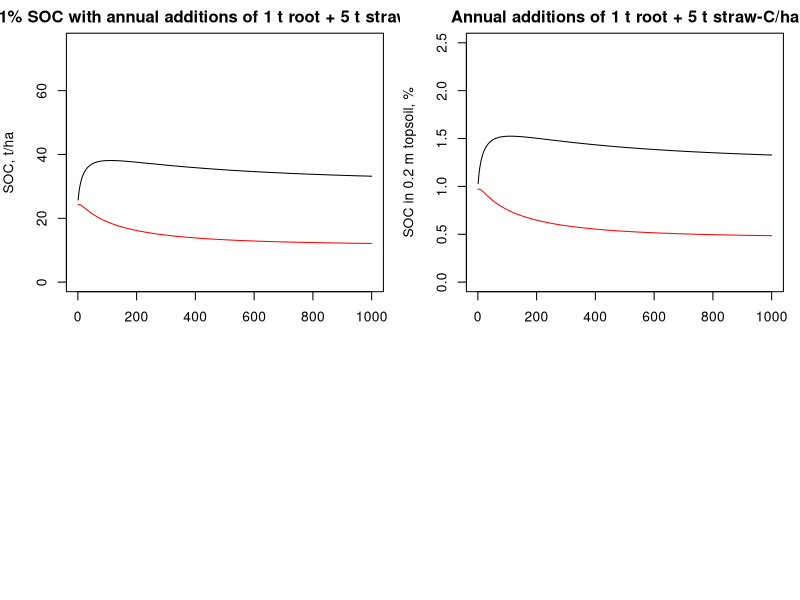
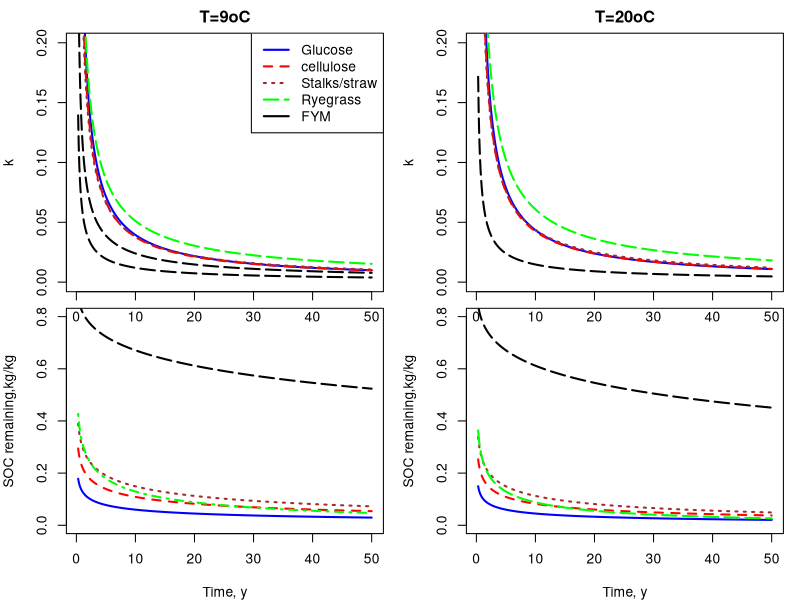

Recreate these plots in R, in order.
#Implementation of MINIPb, the Yang & Janssen model for SOC breakdown
#Sources:
#Yang, H. S. and B. H. Janssen (2001). "A mono-component model of carbon mineralization with a dynamic rate constant." European Journal of Soil Science 51(3): 517-529.
#Yang, H. S. and B. H. Janssen (2002). "Relationship between substrate initial reactivity and residues ageing speed in carbon mineralization." Plant and Soil 239(2): 215-224.
#
#Examples are using data from Table 6.1, PhD thesis H.S. Yang, 1996
#Yang, H. S. (1996). Modelling organic matter mineralization and exploring options for organic matter management in arable farming in Northern China Proefschrift Wageningen, Yang.
#
#Algebraic solution to equilibrium values are derived from De Willigen et al., 1997 Appendix2:
# de Willigen, P., B. H. Janssen, H. I. M. Heesmans, J. G. Conijn, G. J. Velthof and W. J. Chardon (2008). 
# Decomposition and accumulation of organic matter in soil; comparison of some models. 
# Alterra-rapport 1726, http://edepot.wur.nl/15401 Wageningen, Alterra.
#
#The solution implemented here provides mean residence time and relative decay values for fresh and humified material ("_lit")
#
#AGT Schut, Wageningen University, May 2018


#Yang and Janssen model. 
#Assume that after 10000 yrs, all material is gone.
fCremaining<-function(t=time, Cin=Cin, R=R, S=S, Temp=Temp){
  
  #Determine amounts left after t years
  Ct<-YangJanssen(t=t, Cin=Cin, R=R,S=S,Temp=Temp)

  #Cin, Annual addition of C unit/ha
  #Algebraic solution to equilibrium values, from Appendix2, De Willigen et al., 1997
  #Is only valid when temperature correction is not needed!!
  
  #When using R=1.39 and S=0.64 (green manure), the SEQ=1.831, 
  #This matches with values in table 6 De Willigen et al. 1997 for Temp=9oC and R9==R
  f<-2^((Temp-9)/9)
  #Temperature is constant, so weighted average fm = f
  R9<-R / f^(S-1)
  
  CEQ<-Cin*(R9^(1/(S-1))*gamma(1/(1-S)))/(1-S)
  #Amount, in this case also the amount left after 1 year
  C1<-YangJanssen(t=1, Cin=Cin,R=R,S=S,Temp=Temp)$Ct[1]
  
  #MRT is time it takes to replace the pool or:
  #MRT=Ceq/Cin, here with annually 1 unit  additon, MRT=Ceq
  #In equilibrium, amount in equals amount out, so Cin=km*Ceq and:
  #Ceq=Cin/km and MRT=Ceq/Cin=1/km
  km<-Cin/CEQ
  MRT=1/km
  #SOC measured in the field is typically before application and hence represence the amount present after one year. 
  #Or with an Cin of 1, and the C(1) the amount left after one year i.e. the annual addition of SOC1a:
  #SOC1=Ceq-C1
  #Amount that is in the soil is sum of material left from previous years
  SOC1<-CEQ-C1
  
  #In equilibrium,:
  #SOC1=C1/km1, and km1=C1/SOC1
  km1=C1/SOC1
  MRT1=1/km1
  Ct[,"CEQ"]<-CEQ
  Ct[,"km"]<-km
  Ct[,"MRT"]<-MRT
  Ct[,"C1"]<-C1
  Ct[,"CEQ_lit"]<-SOC1
  Ct[,"km1"]<-km1
  Ct[,"MRT_lit"]<-MRT1
  return(Ct)
}
YangJanssen<-function(t=time, Cin=Cin, R=R,S=S,Temp=Temp){
  f<-2^((Temp-9)/9)
  #Temperature is constant, so weighted average fm = f
  R9<-R / f^(S-1)
  logK9<-log10(R9)-S*log10(f*t)
  K9<-10^logK9
  Ct=Cin*exp(-R9*t^(1-S))
  k<-(1-S)*R9*t^(-S)
  Ct<-data.frame(t=t,f=f,k=k,Ct=Ct)
  return(Ct)
}
#SOC buildup, with specified annual inputs
SoilSOC<-function(SOCini=0,Rsoc=R,Ssoc=S, CinAnn=CinAnn, R=R,S=S,Temp=Temp){
  ncomp<-ncol(CinAnn)
  ny<-nrow(CinAnn)
  components<-seq(1,ncomp,1)
  years<-seq(1,ny,1)
  SoilC<-fCremaining(t=years, Cin=SOCini, R=Rsoc,S=Ssoc,Temp=Temp)$Ct
  for(y in years){
    soilc<-0*years
    for(comp in components){
      soilc[y:ny]<-soilc[y:ny]+fCremaining(t=seq(1,ny+1-y,1), Cin=CinAnn[y,comp], R=R[comp],S=S[comp],Temp=Temp)$Ct
    }
    SoilC<-rbind(SoilC, soilc)
  }
    
  SC<-colSums(SoilC)
  return(list(YEARS=years, SOC=SC, CONTRIBUTIONS=SoilC))
}
SoilSOCFuture<-function(SOCini=0,Rsoc=R,Ssoc=S, CinAnn=CinAnn, R=R,S=S,Temp=Temp,Years=Years){
  #Determines SOC for a moment in the future after annually applying same inputs 
  nscenarios<-nrow(CinAnn)
  eSOC=NULL
  for(ns in seq(1,nscenarios,1)){
    CinAnnR<-NULL
    for(y in seq(1,Years,1)){
     CinAnnR<-rbind(CinAnnR,CinAnn)
    }
    tSOC<-SoilSOC(SOCini=SOCini,Rsoc=Rsoc,Ssoc=Ssoc, CinAnn=CinAnnR, R=R,S=S,Temp=Temp)
    eSOC<-rbind(eSOC,tSOC$SOC[length(tSOC$SOC)])
  }
  return(eSOC)
}


#=========================================================================================================================
#SOME EXAMPLES
#Annual C input into soil with straw and roots
#=========================================================================================================================

#SOM + annual addition of straw and roots. All in t/ha
CinAnn<-data.frame(Straw=rep(5,1000),
                   Roots=rep(1,1000))
RD<-0.2
#t topsoil / ha
SoilWeight<-(RD*1.25*1E4)
tSOC9<-SoilSOC(SOCini=0.01*SoilWeight,Rsoc=0.057,Ssoc=0.46, CinAnn=CinAnn,R=c(1.11,0.8),S=c(0.66,0.67),Temp=9)
tSOC21<-SoilSOC(SOCini=0.01*SoilWeight,Rsoc=0.057,Ssoc=0.46, CinAnn=CinAnn,R=c(1.11,0.8),S=c(0.66,0.67),Temp=21)
layout(matrix(c(1,2,3,4)))
par(mfrow=c(2,2),mar=c(0.5,4,2,1))
plot(tSOC9$YEARS,tSOC9$SOC,type="l",main="1% SOC with annual additions of 1 t root + 5 t straw-C/ha", 
     xlim=c(1,1000),ylim=c(0,75),xlab="Time, y",ylab="SOC, t/ha")
lines(tSOC21$YEARS,tSOC21$SOC,col="red")
plot(tSOC9$YEARS,100*tSOC9$SOC/SoilWeight,type="l",main="Annual additions of 1 t root + 5 t straw-C/ha", 
     xlim=c(1,1000),ylim=c(0,2.5),xlab="Time, y",ylab="SOC in 0.2 m topsoil, %")
lines(tSOC21$YEARS,100*tSOC21$SOC/SoilWeight,col="red")



#=========================================================================================================================
#SOME EXAMPLES
#Values for k (relative decay rate), mean residence times of C in a range of scenarios varying in time, input type and temperature
#=========================================================================================================================

#Data from Table 6.1, PhD thesis H.S. Yang, 1996
#Straw, MRT fresh=4.10 y ,humific=0.33, MRT of humified material = 11.45 y
fCremaining(t=c(1,5,10,20,100), Cin=1, R=1.11,S=0.66,Temp=9)
#Straw, MRT of humified material = 11.45, 6.84, 4.33, 2.92 years
fCremaining(t=1, Cin=1,R=1.11,S=0.66,Temp=c(9,15,20,24))
#Green manure, MRT fresh=1.83,humific=0.25, MRT of humified material = 6.35 
fCremaining(t=c(1,5,10,20,100), Cin=1,R=1.39,S=0.64,Temp=9)
#Roots, MRT fresh=12.26,humific=0.45, MRT of humified material = 26.28
fCremaining(t=c(1,5,10,20,100), Cin=1,R=0.8,S=0.67,Temp=9)
#FYM, MRT  fresh=2.85,humific=0.44, MRT of humified material = 5.46
fCremaining(t=c(1,5,10,20,100), Cin=1,R=0.82,S=0.49,Temp=9)
#SOM, MRT  = 352.8 years, k=0.0307, annual addition of 1 t/ha gives 352.8 tC/ha in equill.
fCremaining(t=c(1,5,10,20,100), Cin=1,R=0.057,S=0.46,Temp=9)
fCremaining(t=c(1,5,10,20,100), Cin=1,R=0.057,S=0.46,Temp=16)
fCremaining(t=c(1,5,10,20,100), Cin=1,R=0.057,S=0.46,Temp=21)


#=========================================================================================================================
#SOME EXAMPLES
#Comparing differences between materials
#=========================================================================================================================

layout(matrix(c(1,2,3,4)))
par(mfrow=c(2,2),mar=c(0.5,4,2,1))

x<-seq(0.3,50,0.1)
plot(x,fCremaining(t=x, Cin=1,R=2.04,S=0.86,Temp=9)$k,ylim=c(0,0.2),
     xlab="Time, y", ylab="k",type="l",lty=1,lwd=2.0,col="blue",main="T=9oC")
lines(x,fCremaining(t=x, Cin=1,R=1.5,S=0.83,Temp=9)$k,col="red",lty=2,lwd=2.0)
lines(x,fCremaining(t=x, Cin=1,R=1.2,S=0.8,Temp=9)$k,col="brown",lty=3,lwd=2.0)
lines(x,fCremaining(t=x, Cin=1,R=1.15,S=0.75,Temp=9)$k,col="green",lty=5,lwd=2.0)
lines(x,fCremaining(t=x, Cin=1,R=0.2,S=0.7,Temp=9)$k,col="black",lty=5,lwd=2.0)
lines(x,fCremaining(t=x, Cin=1,R=0.4,S=0.7,Temp=9)$k,col="black",lty=5,lwd=2.0)
legend("topright",legend=c("Glucose","cellulose","Stalks/straw","Ryegrass","FYM"),
       lty=c(1,2,3,5),col=c("blue","red","brown","green","black"),lwd=c(2.0,2.0,2.0,2.0))

par(mfg=c(2,1),mar=c(4,4,0.5,1))
plot(x,fCremaining(t=x, Cin=1,R=2.04,S=0.86,Temp=9)$Ct,ylim=c(0,0.8),
     xlab="Time, y", ylab="SOC remaining,kg/kg",lwd=2.0,type="l",lty=1,col="blue")
lines(x,fCremaining(t=x, Cin=1,R=1.5,S=0.83,Temp=9)$Ct,col="red",lty=2,lwd=2.0)
lines(x,fCremaining(t=x, Cin=1,R=1.2,S=0.8,Temp=9)$Ct,col="brown",lty=3,lwd=2.0)
lines(x,fCremaining(t=x, Cin=1,R=1.15,S=0.75,Temp=9)$Ct,col="green",lty=4,lwd=2.0)
lines(x,fCremaining(t=x, Cin=1,R=0.2,S=0.7,Temp=9)$Ct,col="black",lty=5,lwd=2.0)

par(mfg=c(1,2),mar=c(0.5,4,2,1))
plot(x,fCremaining(t=x, Cin=1,R=2.04,S=0.86,Temp=18)$k,ylim=c(0,0.2),
     xlab="Time, y", ylab="k",type="l",lty=1,lwd=2.0,col="blue",main="T=20oC")
lines(x,fCremaining(t=x, Cin=1,R=1.5,S=0.83,Temp=18)$k,col="red",lty=2,lwd=2.0)
lines(x,fCremaining(t=x, Cin=1,R=1.2,S=0.8,Temp=18)$k,col="brown",lty=3,lwd=2.0)
lines(x,fCremaining(t=x, Cin=1,R=1.15,S=0.75,Temp=18)$k,col="green",lty=5,lwd=2.0)
lines(x,fCremaining(t=x, Cin=1,R=0.2,S=0.7,Temp=18)$k,col="black",lty=5,lwd=2.0)

par(mfg=c(2,2),mar=c(4,4,0.5,1))
plot(x,fCremaining(t=x, Cin=1,R=2.04,S=0.86,Temp=18)$Ct,ylim=c(0,0.8),xlab="Time, y", ylab="SOC remaining,kg/kg",lty=1,lwd=2.0,type="l",col="blue")
lines(x,fCremaining(t=x, Cin=1,R=1.5,S=0.83,Temp=18)$Ct,col="red",lty=2,lwd=2.0)
lines(x,fCremaining(t=x, Cin=1,R=1.2,S=0.8,Temp=18)$Ct,col="brown",lty=3,lwd=2.0)
lines(x,fCremaining(t=x, Cin=1,R=1.15,S=0.75,Temp=18)$Ct,col="green",lty=5,lwd=2.0)
lines(x,fCremaining(t=x, Cin=1,R=0.2,S=0.7,Temp=18)$Ct,col="black",lty=5,lwd=2.0)
